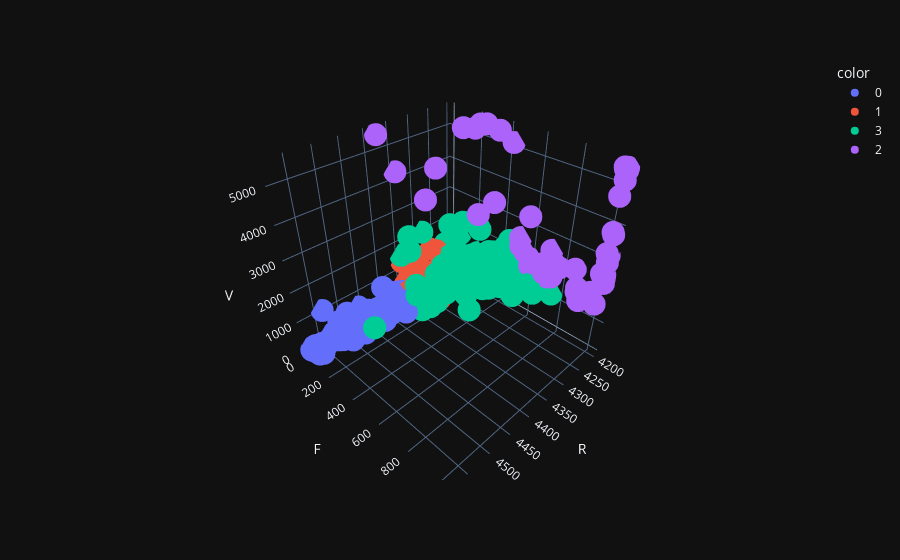

The code cell stored with this chart in its notebook:
### Code cell
kmeans_model = KMeans(n_clusters=4, random_state=2023)
labels = kmeans_model.fit_predict(df_rfv_clip_scale).astype(str)

fig = px.scatter_3d(
    data_frame=df_rfv_clip, 
    x='R', 
    y='F', 
    z='V',
    color=labels, 
    template='plotly_dark'
)

fig.show()

### Figure 1 — Plotly figure (JSON) as saved in the notebook; plotly's stock layout.template omitted (floating-point values rounded to 4 significant figures; data arrays with more than 128 entries replaced by an {"elided": "..."} marker saying what was removed)
{"data": [{"hovertemplate": "color=0<br>R=%{x}<br>F=%{y}<br>V=%{z}<extra></extra>", "legendgroup": "0", "marker": {"color": "#636efa", "symbol": "circle"}, "mode": "markers", "name": "0", "scene": "scene", "showlegend": true, "type": "scatter3d", "x": {"elided": "1055 int values"}, "y": {"elided": "1055 int values"}, "z": {"elided": "1055 float values"}}, {"hovertemplate": "color=1<br>R=%{x}<br>F=%{y}<br>V=%{z}<extra></extra>", "legendgroup": "1", "marker": {"color": "#EF553B", "symbol": "circle"}, "mode": "markers", "name": "1", "scene": "scene", "showlegend": true, "type": "scatter3d", "x": {"elided": "2793 int values"}, "y": {"elided": "2793 int values"}, "z": {"elided": "2793 float values"}}, {"hovertemplate": "color=3<br>R=%{x}<br>F=%{y}<br>V=%{z}<extra></extra>", "legendgroup": "3", "marker": {"color": "#00cc96", "symbol": "circle"}, "mode": "markers", "name": "3", "scene": "scene", "showlegend": true, "type": "scatter3d", "x": {"elided": "466 int values"}, "y": {"elided": "466 int values"}, "z": {"elided": "466 float values"}}, {"hovertemplate": "color=2<br>R=%{x}<br>F=%{y}<br>V=%{z}<extra></extra>", "legendgroup": "2", "marker": {"color": "#ab63fa", "symbol": "circle"}, "mode": "markers", "name": "2", "scene": "scene", "showlegend": true, "type": "scatter3d", "x": [4227, 4204, 4210, 4225, 4217, 4254, 4203, 4218, 4206, 4204, 4205, 4204, 4204, 4212, 4206, 4212, 4222, 4207, 4206, 4208, 4219, 4205, 4203, 4204, 4205, 4203, 4203, 4218, 4205, 4212, 4384, 4204, 4203, 4203, 4218, 4210, 4214, 4323, 4235, 4241, 4208, 4213, 4221, 4206, 4207, 4215, 4208, 4220, 4347, 4211, 4205, 4203, 4203, 4207, 4204, 4252, 4203, 4213], "y": [778, 531, 273, 274, 646, 229, 1023.0, 377, 741, 1023.0, 1023.0, 1023.0, 1023.0, 590, 1023.0, 1023.0, 1023.0, 604, 1023.0, 977, 803, 1011, 1023.0, 1023.0, 1023.0, 1023.0, 1023.0, 1023.0, 563, 1023.0, 5, 720, 1023.0, 523, 252, 702, 925, 151, 938, 274, 1023.0, 981, 632, 718, 710, 696, 898, 757, 1, 351, 1023.0, 721, 742, 872, 1023.0, 23, 433, 1023.0], "z": [2500.0, 2267.0, 5461.0, 2856.0, 2062.0, 5461.0, 5461.0, 5461.0, 1772.0, 2490.0, 5166.0, 3760.0, 3173.0, 3376.0, 5461.0, 5461.0, 1811.0, 2033.0, 2456.0, 1737.0, 2335.0, 5461.0, 5461.0, 5400.0, 2970.0, 2322.0, 5461.0, 2729.0, 2152.0, 4812.0, 5461.0, 2042.0, 5461.0, 2518.0, 5461.0, 1828.0, 1564.0, 3610.0, 2064.0, 5461.0, 3852.0, 1998.0, 1979.0, 1709.0, 1950.0, 2161.0, 1854.0, 2122.0, 4288.0, 3320.0, 2607.0, 2577.0, 2042.0, 2391.0, 5461.0, 3995.0, 5160.0, 3292.0]}], "layout": {"legend": {"title": {"text": "color"}, "tracegroupgap": 0}, "margin": {"t": 60}, "scene": {"domain": {"x": [0, 1], "y": [0, 1]}, "xaxis": {"title": {"text": "R"}}, "yaxis": {"title": {"text": "F"}}, "zaxis": {"title": {"text": "V"}}}}}
